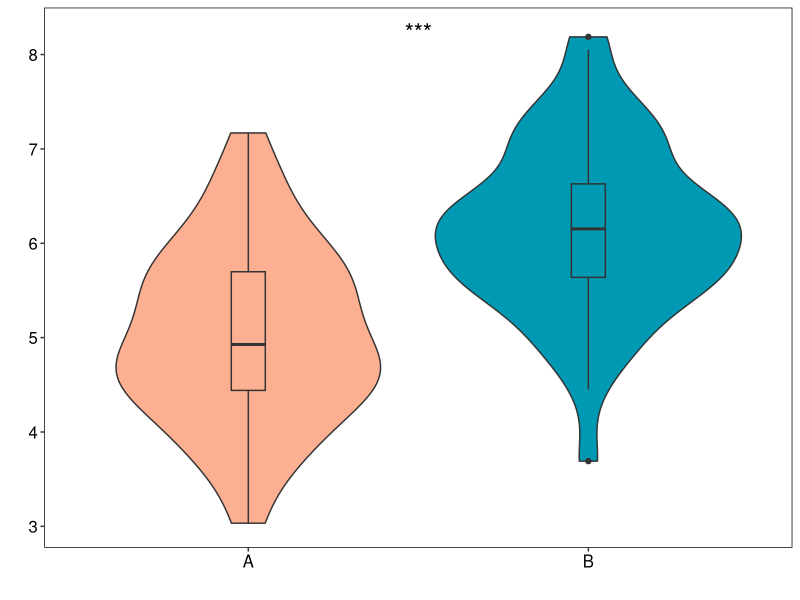

The R source for this figure:
# Load necessary libraries
library(reshape2)
library(ggplot2)

# Generate sample data
set.seed(123)
dat_x <- data.frame(
  group = rep(c("A", "B"), each = 50),
  value = c(rnorm(50, mean = 5, sd = 1), rnorm(50, mean = 6, sd = 1))
)

# Reshape the data using melt function
melt_res <- melt(dat_x, id.vars = "group")

# Define the boxplot_brca function
boxplot_brca <- function(melt_res) {
  comp <- wilcox.test(value ~ group, data = melt_res)
  stars <- rev(c("ns", "*", "**", "***"))[findInterval(comp$p.value, sort(c(1, 0.05, 0.01, 0.001))) + 1]
  ggplot(melt_res, aes(group, value)) +
    geom_violin(aes(fill = group)) +
    geom_boxplot(aes(fill = group), width = 0.1) +
    scale_fill_manual(values = c("#FDAF91FF", "#0099B4FF")) +
    annotate("text", x = 1.5, y = max(melt_res$value) + 0.05, label = stars, size = 6) +
    ylab("") +
    xlab("") +
    theme(
      axis.title = element_text(size = 12, color = "black"),
      axis.text = element_text(size = 12, color = "black"),
      legend.position = "none",
      panel.grid = element_blank(),
      panel.background = element_rect(colour = "black", fill = NA)
    )
}

# Plot the results
boxplot_brca(melt_res)
